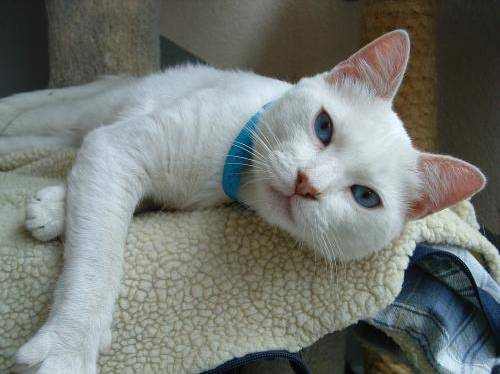
#> input picture Deep Learning/image_classification/datasets/animals/cats/cats_00020.jpg, 500 x 374 px; its folder holds 3 pictures in this run
$ python regularization.py
#> lines starting #> are read from the running program, lines starting #| are printed output that depends on the picture
### Deep Learning/Regularization/dsloader.py
# -*- coding: utf-8 -*-
"""
Created on Sun May 10 18:27:32 2020

@author: Rahul Sapireddy
"""

# importing required packages
import cv2
import numpy as np
import os # for going through the folders

class DsLoader:
    def __init__(self, preprocessor=None):
        # save the preprocessor passed in (if any)
        self.preprocesssor = preprocessor

        # initialize an empty list if the list of passed preprocessor is empty
        if self.preprocesssor is None:
            self.preprocesssor = []

    def load(self, imagePaths):
        # initialize the list for data and labels
        data = []
        labels = []

        # loop through all the image paths passed in
        for(i, imagePath) in enumerate(imagePaths):
            image = cv2.imread(imagePath)
#> image is the input picture: shape (374, 500, 3); mean B, G, R 115.2, 120.3, 116.2
            label = imagePath.split(os.path.sep)[-2]
            # we take the label name as cats, dogs and pandas here

            if self.preprocesssor is not None:
                for p in self.preprocesssor:
                    image = p.preprocess(image)
#> this loop made 1 pass
#> pass 1, in load, `image = p.preprocess(image)`:
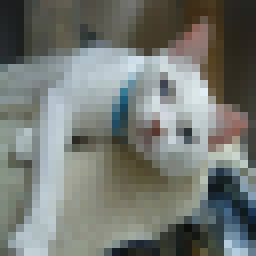
#> image: shape (32, 32, 3) (shown 8 times larger); mean B, G, R 115.2, 120.3, 116.2

            # displaying the progress in format
            # Preprocessed 500/3000
            if i > 500 and (i+1)%500==0:
                print("Processed {}/{}".format(i+1, len(imagePaths)))

            data.append(image)
            labels.append(label)
#> pass 2 of the loop in load, `for(i, imagePath) in enumerate(imagePaths):`:
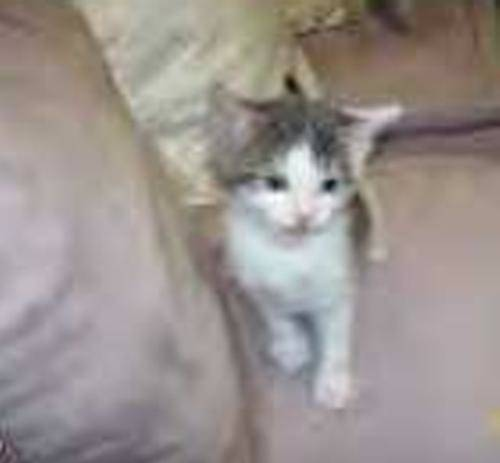
#> input picture Deep Learning/image_classification/datasets/animals/cats/cats_00026.jpg, 500 x 463 px
#> in load, image is the input picture: shape (463, 500, 3); mean B, G, R 143.1, 146.6, 154.9
#> the loop in load, `for p in self.preprocesssor:` made 1 pass
#> pass 1, in load, `image = p.preprocess(image)`:
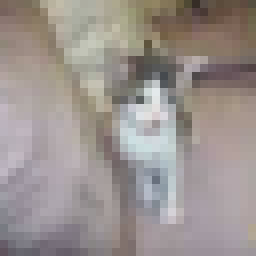
#> image: shape (32, 32, 3) (shown 8 times larger); mean B, G, R 143.1, 146.6, 154.9
#> pass 3 of the loop in load, `for(i, imagePath) in enumerate(imagePaths):`:
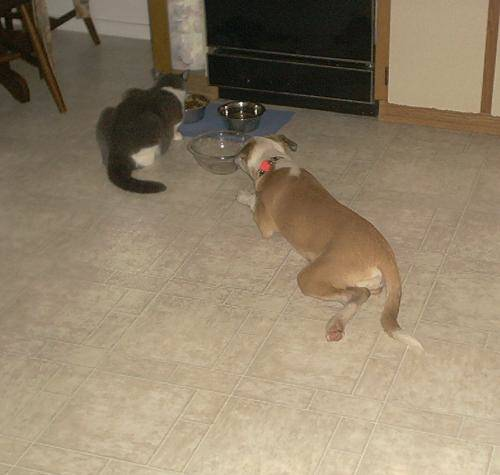
#> input picture Deep Learning/image_classification/datasets/animals/cats/cats_00032.jpg, 500 x 475 px
#> in load, image is the input picture: shape (475, 500, 3); mean B, G, R 105.9, 129.4, 144.6
#> the loop in load, `for p in self.preprocesssor:` made 1 pass
#> pass 1, in load, `image = p.preprocess(image)`:
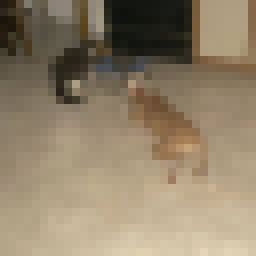
#> image: shape (32, 32, 3) (shown 8 times larger); mean B, G, R 105.9, 129.4, 144.6
#> the loop made 4 passes; the first 3 are shown

        # return two arrays, data and labels to the code that called the function
        return(np.array(data),np.array(labels))


### Deep Learning/Regularization/dspreprocessor.py
# -*- coding: utf-8 -*-
"""
Created on Sun May 10 18:00:38 2020

@author: Rahul Sapireddy
"""

# import the opencvlibrary
import cv2

class DsPreprocessor:
    def __init__(self, width, height):
        # save the width and height into the attributes of the class
        self.width = width
        self.height = height

    def preprocess(self, image):
        # ignore the aspect ratio and resize the image
        return cv2.resize(image, (self.width,self.height), interpolation = cv2.INTER_AREA)

"""
INTERPOLATION [optional]
flag that takes one of the following methods.
INTER_NEAREST – a nearest-neighbor interpolation
INTER_LINEAR – a bilinear interpolation (used by default)
INTER_AREA – resampling using pixel area relation. It may be a preferred method for image decimation, as it gives moire’-free results. But when the image is zoomed, it is similar to the INTER_NEAREST method.
INTER_CUBIC – a bicubic interpolation over 4×4 pixel neighborhood
INTER_LANCZOS4 – a Lanczos interpolation over 8×8 pixel neighborhood.
"""

### Deep Learning/Regularization/regularization.py
# -*- coding: utf-8 -*-
"""
Created on Mon May 18 18:05:03 2020

@author: Rahul Sapireddy
"""
# -*- coding: utf-8 -*-
"""
Created on Mon May 11 19:09:22 2020

@author: Rahul Sapireddy
"""

# importing the required packages
from sklearn.neighbors import KNeighborsClassifier
from sklearn.linear_model import SGDClassifier
from sklearn.preprocessing import LabelEncoder
from sklearn.model_selection import train_test_split
from sklearn.metrics import classification_report
from imutils import paths
from dsloader import DsLoader
from dspreprocessor import DsPreprocessor
# from keras.preprocessing.image import load_img

# get the list of images from the dataset path
image_paths = list(paths.list_images("C:\\Users\\Rahul Sapireddy\\Desktop\\EDUNOIX\\Deep Learning//image_classification\\datasets\\animals"))

print("INFO: loading and preprocessing")

# loading and preprocessing images using classes created
dp = DsPreprocessor(32,32)
dl = DsLoader(preprocessor=[dp])
(data, labels) = dl.load(image_paths)

# Reshape from (3000,32,32,3) to (3000, 32*32*3=3072 integers)
data = data.reshape((data.shape[0], 3072))
print("INFO: Memory size of feature matrix {:.1f}MB".format(data.nbytes/(1024*1000)))

# Encode the string labels as integers like 0,1,2.
le = LabelEncoder()
labels = le.fit_transform(labels) # To convert labels in strings to integers

print("INFO: splitting the dataset")
# split 25 percent for testing and rest for training
(trainX, testX, trainY, testY) = train_test_split(data, labels, test_size = 0.25, random_state = 40)

print("INFO: training the model")

# looping through L1,L2 and without regularization
for regularization in ("l1","l2",None):
    print("INFO: training the model with {} regularization".format(regularization))
    model = SGDClassifier(loss="log", penalty=regularization, max_iter=90, learning_rate="constant", eta0=0.01, random_state=42)
#> (the run stopped early here; a loop or call above may not have finished)
